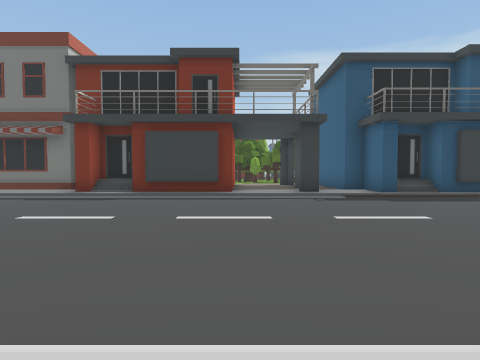
View 1 (above)

24 first-person views from a walk through a 3-D level made in the Unity game engine. The camera is 1.3 m above the floor, tilts 2° down and sees 80° across. The floor is counted in squares, 2 m on a side. Each view is taken from the middle of a square. On the plan, view 1 faces up. The plan holds only what a view shows up to about 9 squares ahead; the rest is blank. The place goes on beyond the plan. The player character is not drawn.

View 2
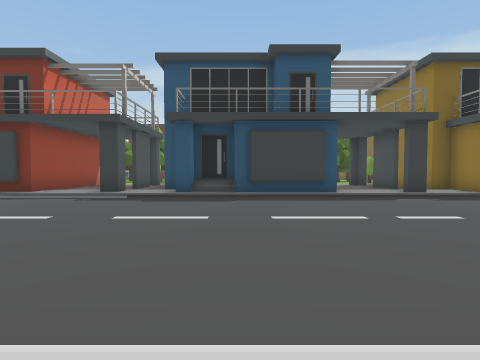

View 3
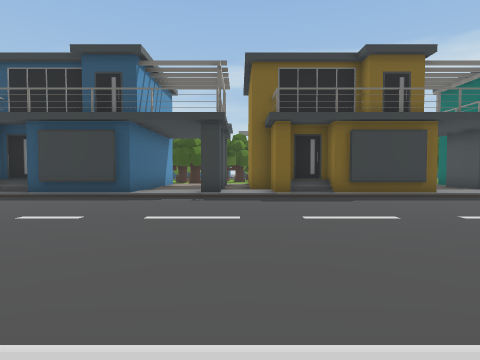

View 4
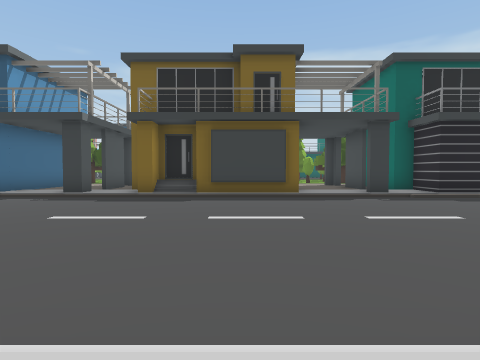

View 5
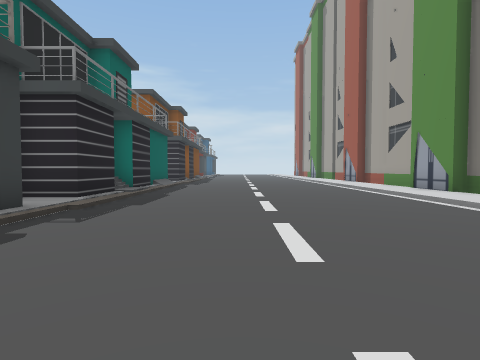

View 6
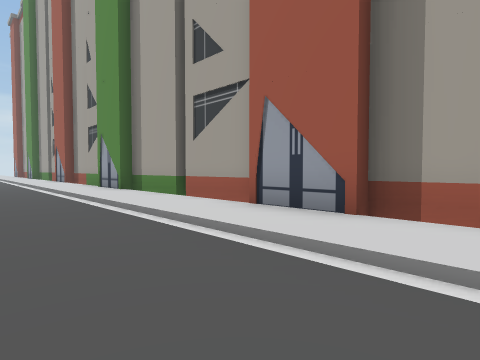

View 7
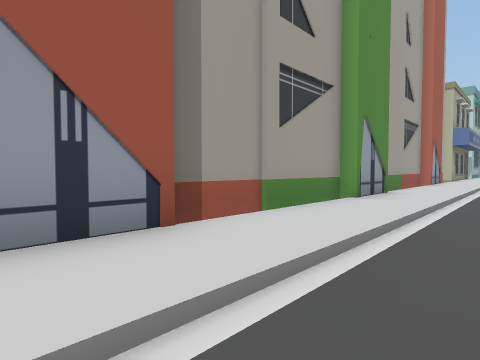

View 8
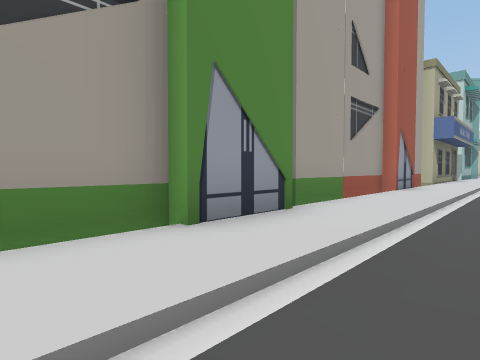

View 9
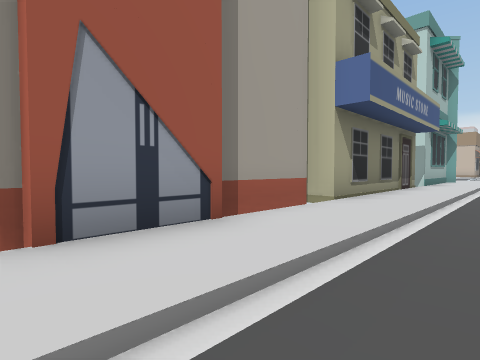

View 10
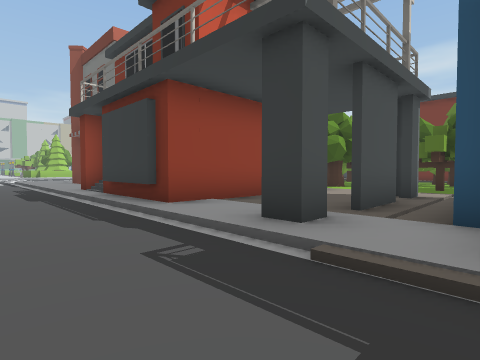

View 11
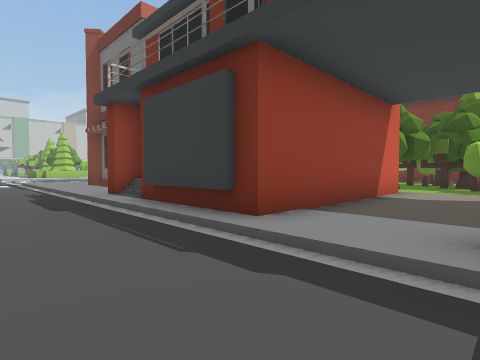

View 12
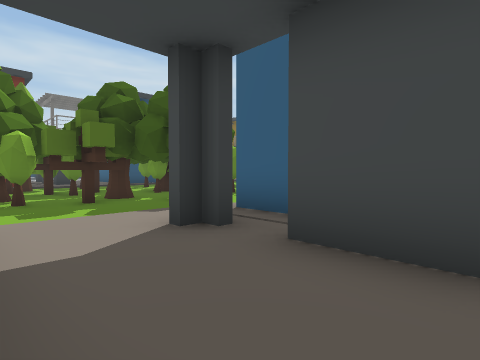

View 13
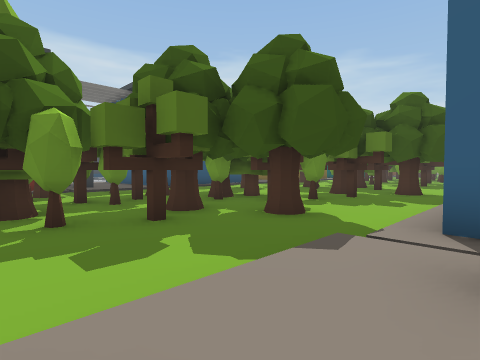

View 14
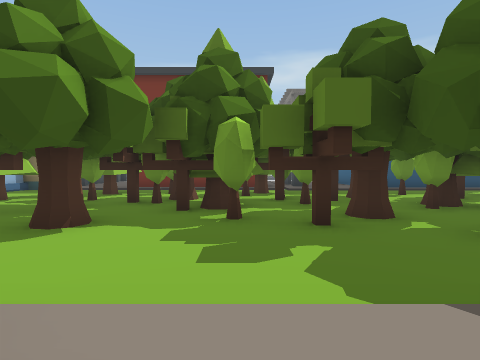

View 15
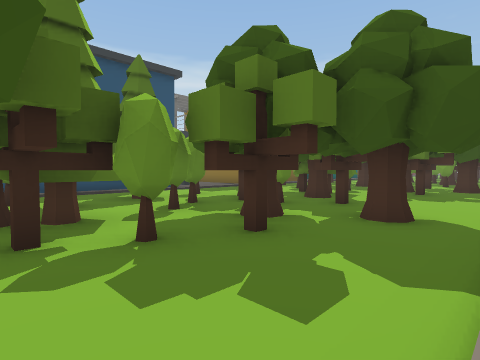

View 16
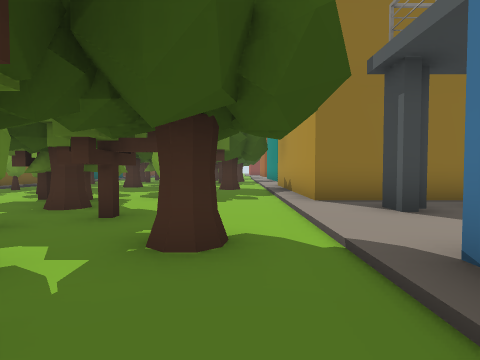

View 17
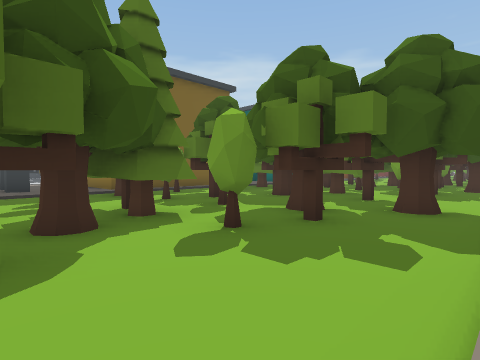

View 18
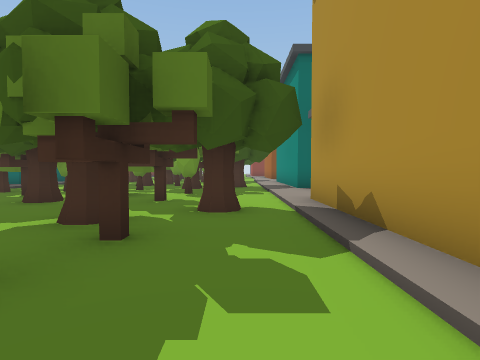

View 19
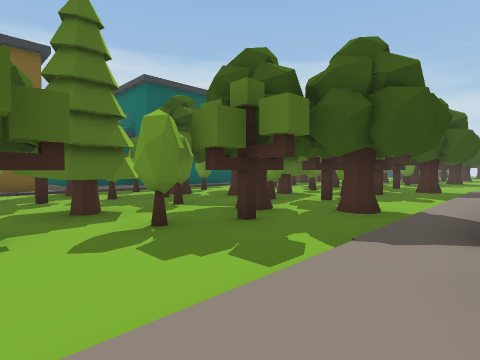

View 20
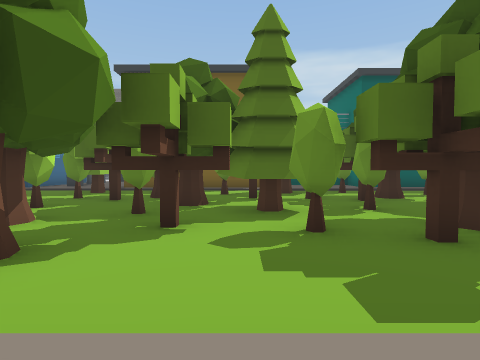

View 21
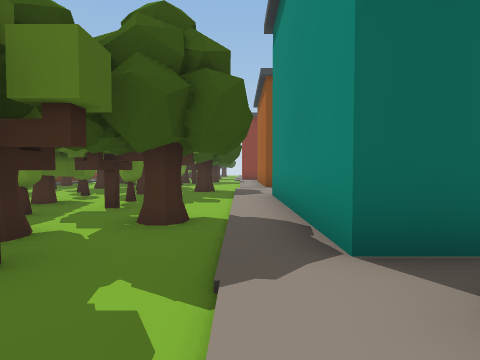

View 22
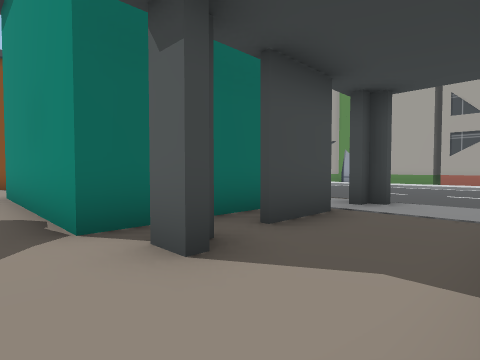

View 23
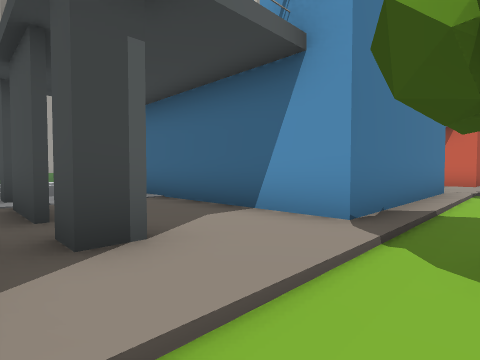

View 24
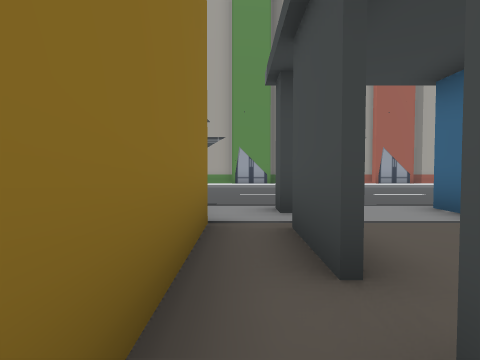

### Floor plan
Key: @ floor where view 1 was taken; # wall or solid block; x gap in a wall; . main floor; : floor 0.25 m higher than the main floor; / step, stairs or slope; B building; T tree; U bush; O other object.
Columns run from 8 left of view 1 to 25 right of it. Each row starts with its distance up from view 1.
 25                     #
 24           #   ###   ::     ##
 23           T/   //   //OOO   TT
 22    .TTTO.TTOO ..    ..OOOOOOTTOOOO
 21    ..T...OO.O.U.TTO......TOTTU.TO
 20    TT U.TT TO..T U. . .UTT.TTUTT.
 19     TTTUTTUU.TTTUTT..TTU..TTTU..TT
 18     TTTTTU.TUTTTU.U.TTTU.UUTTUUUUT
 17      ..T.UTT.TUUTT.T.UUTT.TTU.T.UU
 16       ......T..TT.....TT....UTT.TT
 15        ...........T......T.....T..
 14        #:::///////////////////////
 13        #::#######::#:#####::######
 12        #:::#    #::::#    :::#
 11        #:::#    #::#:#    ::##
 10        #:::##   #::x:#    ::###
  9  ::#####::#:#####::x:#### ::x:####
  8 ///////////////##///////##///:::::
  7 ..................................
  6    ...............................
  5     ..............................
  4     ..............................
  3      .............................
  2       ............................
  1     //////////////////////////////
  0     ::::@:::::::::::::::::::::::::
 -1     ######BBBBBBBBBBBB BBBBBBBBBBB

Positions as (right, up) in squares from view 1, and headings:
1: (0, 0), facing up
2: (6, 0), facing up
3: (12, 0), facing up
4: (16, 0), facing up
5: (16, 5), facing right
6: (15, 3), facing down-right
7: (18, 2), facing down-left
8: (14, 2), facing down-left
9: (6, 2), facing down-left
10: (4, 6), facing up-left
11: (2, 6), facing up-left
12: (0, 10), facing up-right
13: (0, 13), facing up-right
14: (1, 13), facing up
15: (5, 14), facing up-right
16: (7, 15), facing right
17: (11, 14), facing up-right
18: (12, 15), facing right
19: (18, 13), facing up-right
20: (19, 13), facing up
21: (19, 14), facing right
22: (18, 14), facing down-right
23: (12, 15), facing down-left
24: (12, 13), facing down
